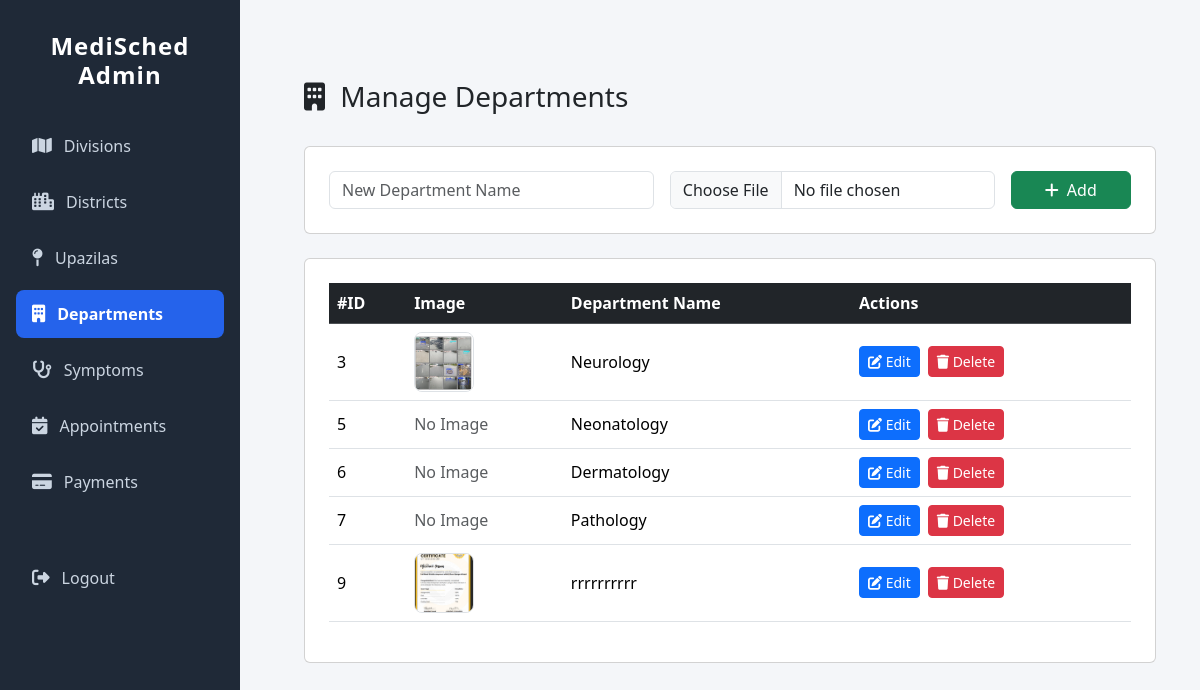
The app's page /adminapp/departments/, older data.
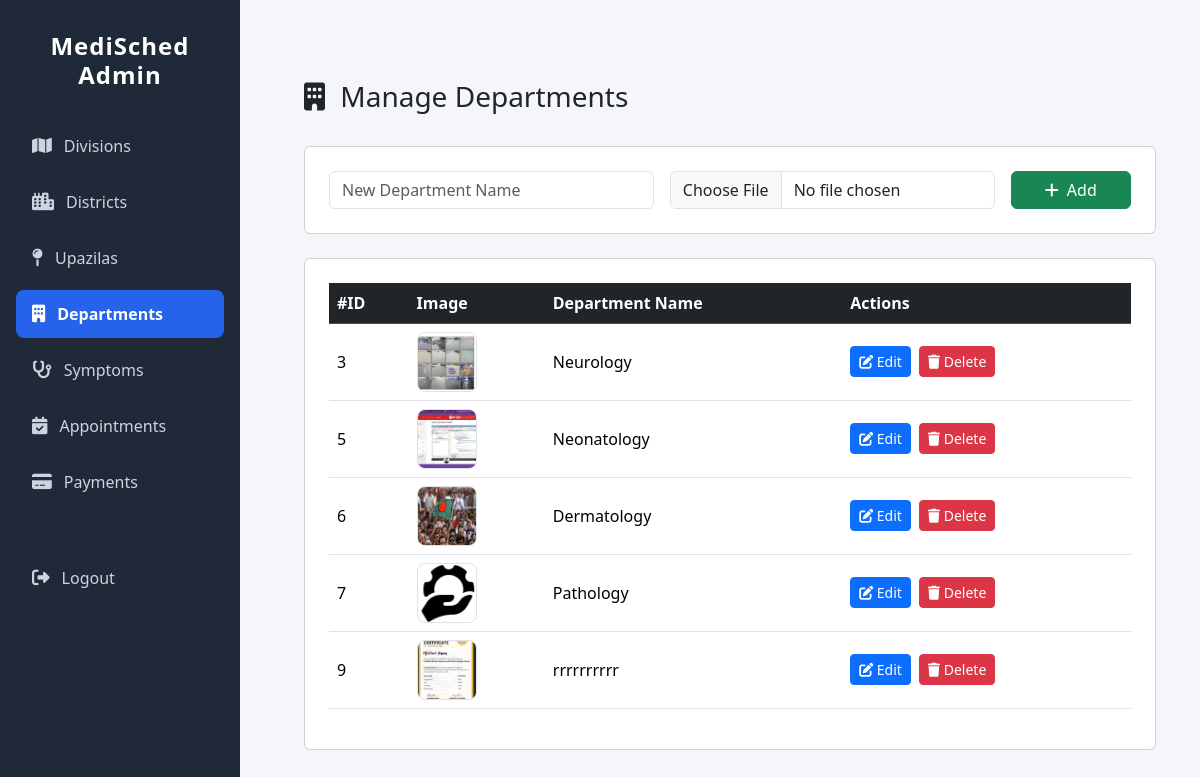
The same page, newer data.
### adminapp/models.py (models this page shows, shortened)
class Department(models.Model):
    department_name = models.CharField(max_length=100, unique=True)
    department_image = models.ImageField(upload_to='department/',  blank=True, null=True)

### adminapp/views.py (the view)
# urls.py: path('departments/', views.department_list, name='department_list'),
def department_list(request):
    departments = Department.objects.all()
    return render(request, 'adminapp/department_list.html', {'departments': departments})

### adminapp/templates/adminapp/department_list.html (shortened to what this page needs)
{% extends 'adminapp/base_admin.html' %}
{% load static %}
{% block content %}
<div class="container mt-5">
  <div class="d-flex justify-content-between align-items-center mb-4">
    <h3><i class="fa-solid fa-building me-2"></i> Manage Departments</h3>
  </div>
  <div class="card p-4 mb-4">
    <form method="POST" action="{% url 'add_department' %}" class="row g-3" enctype="multipart/form-data">
      <div class="col-md-5">
        <input type="text" name="department_name" class="form-control" placeholder="New Department Name" required>
      </div>
      <div class="col-md-5">
        <input type="file" name="department_image" class="form-control" accept="image/*">
      </div>
      <div class="col-md-2 d-grid">
        <button class="btn btn-success"><i class="fa-solid fa-plus me-2"></i>Add</button>
      </div>
    </form>
  </div>
  <div class="card p-4">
    <div class="table-responsive">
      <table class="table table-hover align-middle">
        <thead class="table-dark">
          <tr>
            <th>#ID</th>
            <th>Image</th>
            <th>Department Name</th>
            <th>Actions</th>
          </tr>
        </thead>
        <tbody>
          {% for dept in departments %}
          <tr>
            <td>{{ dept.id }}</td>
            <td>
              {% if dept.department_image %}
                <img src="{{ dept.department_image.url }}"
                     alt="{{ dept.department_name }}"
                     class="table-img">
              {% else %}
                <span class="text-muted">No Image</span>
              {% endif %}
            </td>
            <td>{{ dept.department_name }}</td>
            <td>
              <div class="d-flex gap-2">
                <a href="{% url 'edit_department' dept.id %}" class="btn btn-primary btn-sm">
                  <i class="fa-solid fa-pen-to-square"></i> Edit
                </a>
                <a href="{% url 'delete_department' dept.id %}" class="btn btn-danger btn-sm">
                  <i class="fa-solid fa-trash"></i> Delete
                </a>
              </div>
            </td>
          </tr>
          {% empty %}
          <tr>
            <td colspan="4" class="text-center text-muted">No departments found. Add a new department above.</td>
          </tr>
          {% endfor %}
        </tbody>
      </table>
    </div>
  </div>
</div>
{% endblock %}

Row changes from the older to the newer data that the page shows:
changed Department "Neonatology": department_image: picture added; no longer shows "No Image"
changed Department "Dermatology": department_image: picture added; no longer shows "No Image"
changed Department "Pathology": department_image: picture added; no longer shows "No Image"
